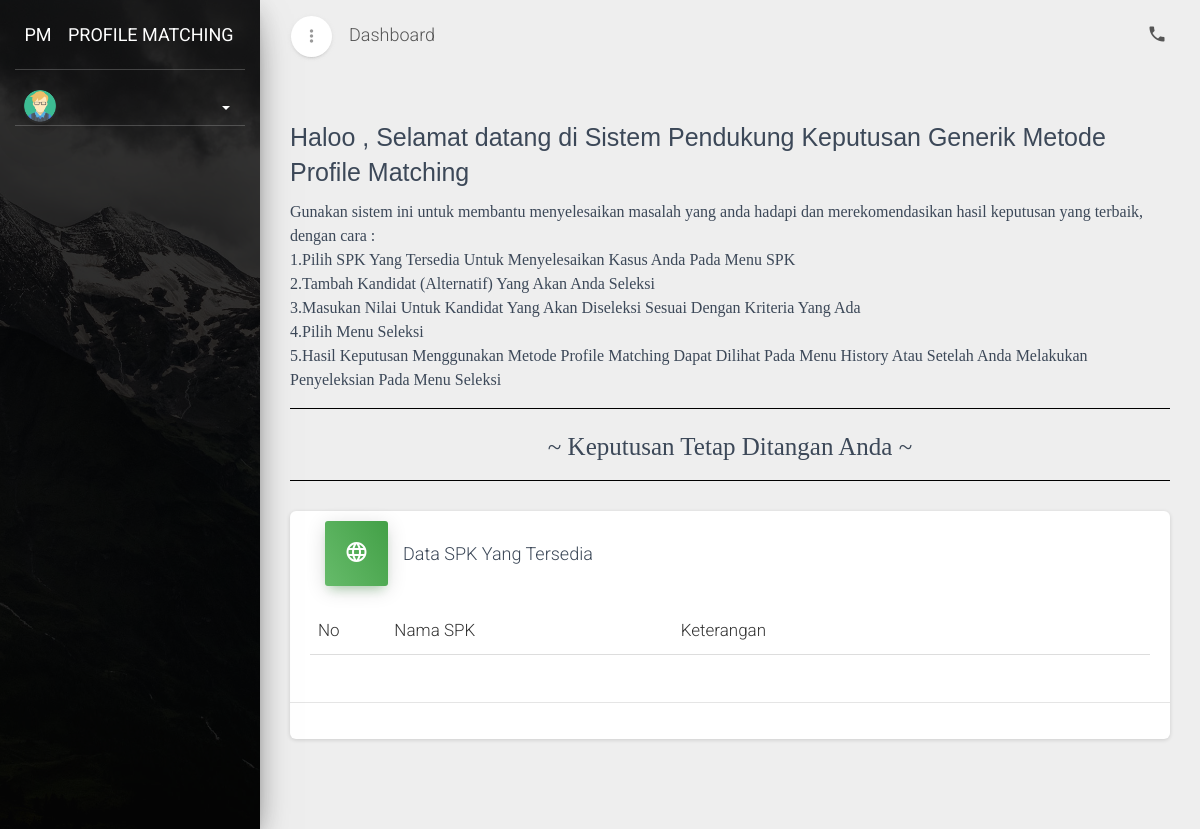
The page /dashboard.php?module=home on the database as committed earlier.
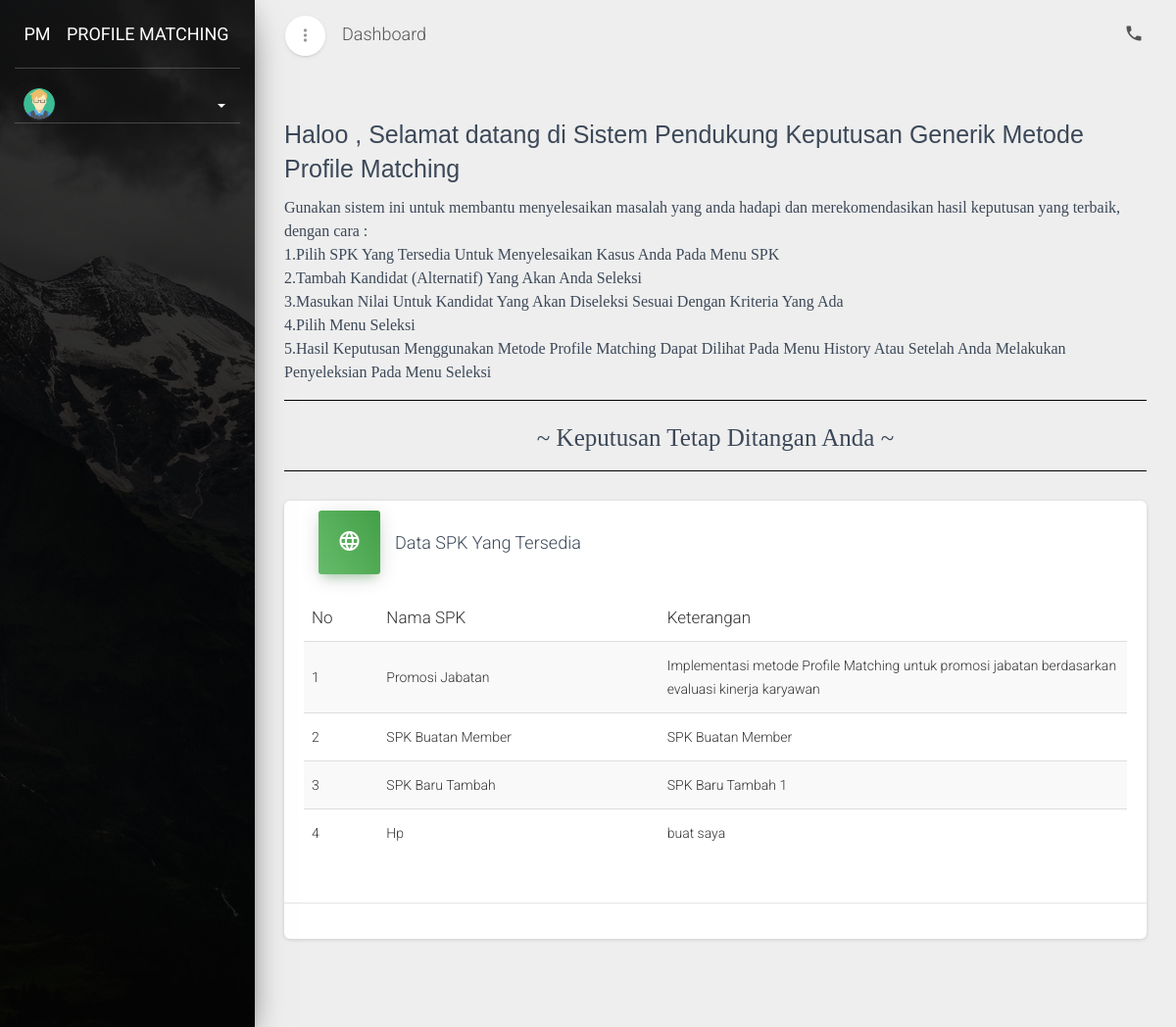
The same page on the database as committed later.
### tables this page shows
CREATE TABLE `spk` (
  `id_spk` int(6) NOT NULL,
  `nama_spk` text NOT NULL,
  `keterangan` text NOT NULL,
  `tanggal` date NOT NULL,
  `id_user` int(11) NOT NULL,
  `jenis` tinyint(1) NOT NULL,
  `status_verif` int(1) NOT NULL
);

### dashboard.php (the view, shortened to what this page needs)
<?php
include "config/koneksi.php";
?>
<!DOCTYPE html>
<html lang="en">
<head>
  <link rel="stylesheet" href="https://maxcdn.bootstrapcdn.com/font-awesome/latest/css/font-awesome.min.css">
  <link href="assets/css/material-dashboard.min.css?v=2.1.0" rel="stylesheet" />
  <link href="assets/demo/demo.css" rel="stylesheet" />
</head>
<body class="">
  <div class="wrapper ">
    <div class="sidebar" data-color="rose" data-background-color="black" data-image="assets/img/sidebar-1.jpg">
      <div class="logo">
        <a href="#" class="simple-text logo-mini">
          PM
        </a>
        <a href="?module=home" class="simple-text logo-normal">
          PROFILE MATCHING
        </a>
      </div>
      <div class="sidebar-wrapper">
        <div class="user">
          <div class="photo">
            <?php
              if($_SESSION["foto"]=="")
              {
                ?>
                  <img src="assets/img/faces/avatar.png" />
                <?php
              }else{
                ?>
                  <img src="./foto/<?php echo $_SESSION['foto'] ?>" />
                <?php
              }
            ?>
          </div>
          <div class="user-info">
            <a data-toggle="collapse" href="#collapseExample" class="username">
              <span>
                <b class="caret"></b>
              </span>
            </a>
          </div>
        </div>
      </div>
    </div>
    <div class="main-panel">
      <nav class="navbar navbar-expand-lg navbar-transparent navbar-absolute fixed-top ">
        <div class="container-fluid">
          <div class="navbar-wrapper">
            <div class="navbar-minimize">
              <button id="minimizeSidebar" class="btn btn-just-icon btn-white btn-fab btn-round">
                <i class="material-icons text_align-center visible-on-sidebar-regular">more_vert</i>
              </button>
            </div>
            <a class="navbar-brand" href="#pablo">Dashboard</a>
          </div>
          <div class="collapse navbar-collapse justify-content-end">
            <ul class="navbar-nav">
              <li class="nav-item dropdown">
                <a class="nav-link" href="#pablo" id="navbarDropdownProfile" data-toggle="dropdown" aria-haspopup="true" aria-expanded="false">
                  <i class="material-icons">phone</i>
                </a>
              </li>
            </ul>
          </div>
        </div>
      </nav>
        <div class="content">
          <div class="container-fluid">
            <?php
            switch($_GET['module'])
            {
                case "home" :
                if($_SESSION["level"]!="admin"){
                    ?>
                    <div class="callout">
                    <h3><font face ="Arial">Haloo <?php echo $_SESSION['username'] ?>, Selamat datang di Sistem Pendukung Keputusan Generik Metode Profile Matching </font></h3>
                    <div><font face="Times">Gunakan sistem ini untuk membantu menyelesaikan masalah yang anda hadapi dan merekomendasikan hasil keputusan yang terbaik, dengan cara :</font></div>
                     <p><font face= "Times">
                         1.Pilih SPK Yang Tersedia Untuk Menyelesaikan Kasus Anda Pada Menu SPK<br />
                         2.Tambah Kandidat (Alternatif) Yang Akan Anda Seleksi<br />
                         3.Masukan Nilai Untuk Kandidat Yang Akan Diseleksi Sesuai Dengan Kriteria Yang Ada <br />
                         4.Pilih Menu Seleksi<br/>
                         5.Hasil Keputusan Menggunakan Metode Profile Matching Dapat Dilihat Pada Menu History Atau Setelah Anda Melakukan Penyeleksian Pada Menu Seleksi<br/>
                         </font></p>
                         <hr color="black"/>
                         <center>
                         <h3><font face="Snell">~ Keputusan Tetap Ditangan Anda ~</font></h3>
                         </center>
                         <hr color="black"/>
                         <div class="card ">
                            <div class="card-body ">
                                <div class="card-header card-header-success card-header-icon">
                                    <div class="card-icon">
                                      <i class="material-icons"></i>
                                    </div>
                                    <h4 class="card-title">Data SPK Yang Tersedia</h4>
                                </div>
                                <div class="table-responsive table-sales">
                                    <?php
                                    if($_SESSION["level"]=="admin")
                                    {
                                      $sql=mysqli_query($koneksi,"SELECT * FROM spk ORDER BY id_spk ASC LIMIT 5") or die(mysqli_error($koneksi));
                                    }else{
                                      $sql=mysqli_query($koneksi,"SELECT DISTINCT spk.nama_spk, spk.keterangan, spk.tanggal, spk.id_spk FROM spk RIGHT JOIN aspek ON aspek.id_spk=spk.id_spk RIGHT JOIN faktor ON faktor.aspek=aspek.id_aspek WHERE aspek.id_aspek IS NOT NULL AND faktor.id_faktor IS NOT NULL AND spk.id_user='$_SESSION[id_user]' OR (spk.jenis=0 AND spk.status_verif=1) ORDER BY spk.id_spk ASC LIMIT 5") or die(mysqli_error($koneksi));
                                    }
                                    ?>
                                    <table id="datatables" class="table table-striped table-no-bordered table-hover" cellspacing="0" width="100%" style="width:100%">
                                      <thead>
                                          <tr>
                                            <th width="40px">No</th>
                                            <th width="150px">Nama SPK</th>
                                            <th width="250px">Keterangan</th>
                                          </tr>
                                        </thead>
                                       <tbody>
                                      <?php
                                      $no = 1;
                                      while($data=mysqli_fetch_array($sql)){
                                      ?>
                                      <tr>
                                        <td><?php echo $no++ ?></td>
                                        <td><?php echo $data["nama_spk"] ?></td>
                                        <td><?php echo $data["keterangan"] ?></td>
                                      </tr>
                                    <?php } ?>
                                      </tbody>
                                    </table>
                                </div>
                              </div>
                              <hr>
                              <div class="card-footer">
                            </div>
                            </div>
                    <?php
                  }
                    break;
                  }
                ?>
              </div>
              <footer class="footer">
</body>
</html>

Rows that differ between the two databases and show on the page:
now on this page (row edited): spk: nama_spk "Promosi Jabatan", keterangan "Implementasi metode Profile Matching untuk promosi jabatan berdasarkan evaluasi kinerja karyawan"
added spk: nama_spk "SPK Buatan Member", keterangan "SPK Buatan Member"
added spk: nama_spk "SPK Baru Tambah", keterangan "SPK Baru Tambah 1"
added spk: nama_spk "Hp", keterangan "buat saya"
